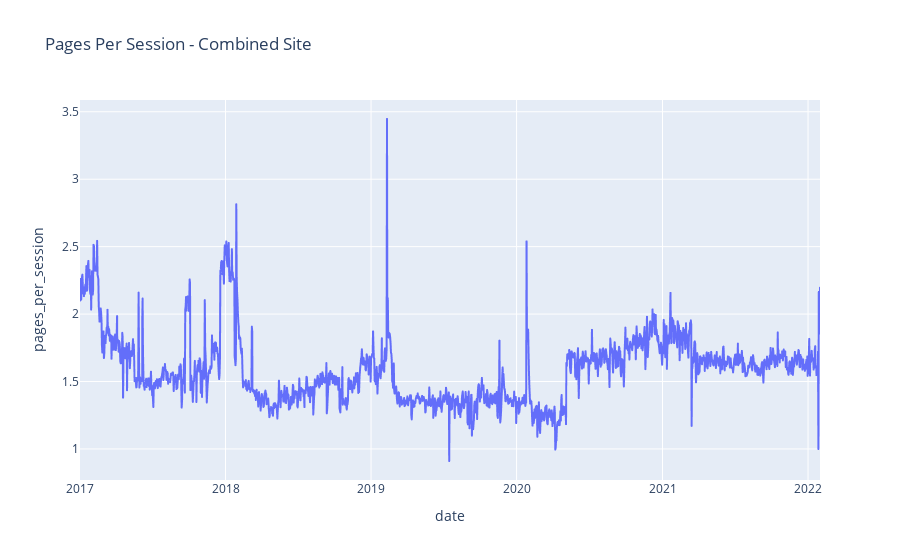

Here is the notebook cell this chart was saved with:
### Markdown cell above
**C.** Visualize this new metric using a line chart for each site. (You will have 3 separate graphs)

### Code cell
# combined_site graph
px.line(combined_site, x='date', y ='pages_per_session',   title='Pages Per Session - Combined Site')

### Figure 1 — Plotly figure (JSON) as saved in the notebook; plotly's stock layout.template omitted (floating-point values rounded to 4 significant figures; data arrays with more than 128 entries replaced by an {"elided": "..."} marker saying what was removed)
{"data": [{"hovertemplate": "date=%{x}<br>pages_per_session=%{y}<extra></extra>", "legendgroup": "", "line": {"color": "#636efa", "dash": "solid"}, "marker": {"symbol": "circle"}, "mode": "lines", "name": "", "showlegend": false, "type": "scattergl", "x": {"elided": "1857 str values"}, "xaxis": "x", "y": {"elided": "1857 float values"}, "yaxis": "y"}], "layout": {"autosize": true, "legend": {"tracegroupgap": 0}, "title": {"text": "Pages Per Session - Combined Site"}, "xaxis": {"anchor": "y", "autorange": true, "domain": [0, 1], "range": ["2017-01-01", "2022-01-31"], "title": {"text": "date"}, "type": "date"}, "yaxis": {"anchor": "x", "autorange": true, "domain": [0, 1], "range": [0.7698, 3.587], "title": {"text": "pages_per_session"}, "type": "linear"}}}
